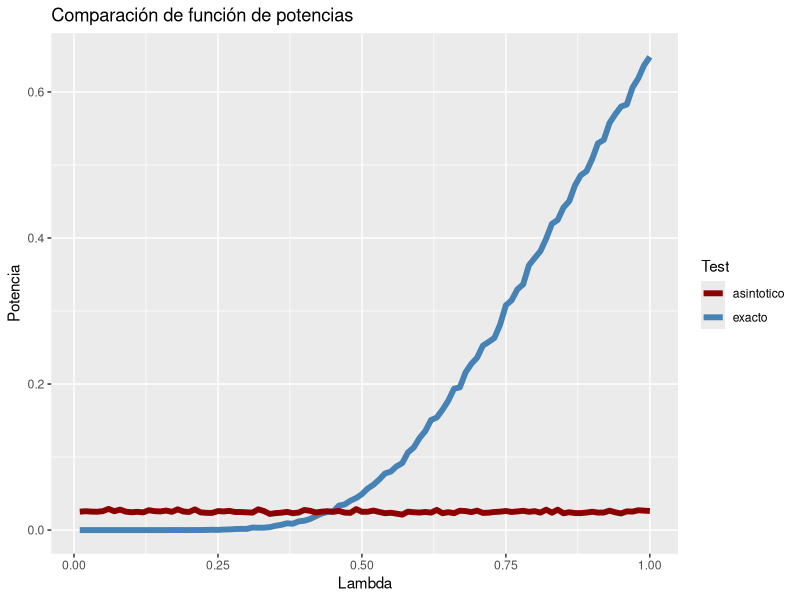

The R source for this figure:
## ---- chunk 1

rechazo_exacto <- function(n, lambda, alpha) {
  muestra <- rexp(n, rate = lambda)
  T_1 <- sum(muestra)
  return(T_1 < qchisq(alpha, 2 * n))
}

# Simulation
N_replications <- 10000
sample_sizes <- c(10, 30, 100, 1000)
lambda <- 0.5
alpha <- 0.05

alphas_exacto <- numeric(length(sample_sizes))

for (i in seq_along(sample_sizes)) {
  n <- sample_sizes[i]
  simulaciones_rechazo <- replicate(N_replications, rechazo_exacto(n, lambda, alpha))
  alpha_test <- mean(simulaciones_rechazo)
  alphas_exacto[i] <- alpha_test
}

## ---- chunk 2

rechazo_asintotico <- function(n, lambda, alpha) {
  muestra <- rexp(n, rate = lambda)
  mu <- n/lambda
  var <- sqrt(n/lambda^2)
  T_2 <- (sum(muestra)-mu)/var
  return(T_2 < qnorm(alpha))
}

# Simulation
N_replications <- 10000
sample_sizes <- c(10, 30, 100, 1000)
lambda <- 0.5
alpha <- 0.05

alphas_asintotico <- numeric(length(sample_sizes))

for (i in seq_along(sample_sizes)) {
  n <- sample_sizes[i]
  simulaciones_rechazo_asintotico <- replicate(N_replications, rechazo_asintotico(n, lambda, alpha))
  alpha_test_asintotico <- mean(simulaciones_rechazo_asintotico)
  alphas_asintotico[i] <- alpha_test_asintotico
}

## ---- chunk 3
library(knitr)
alphas <- data.frame(n = sample_sizes, exacto = alphas_exacto, asintotico = alphas_asintotico)

kable(alphas,caption = "Comparación de niveles empíricos para ambos métodos ")

## ---- chunk 4
n = 10

grilla_lambdas <- seq(0.01, 1, length.out = 100)

potencia_exacto  <- numeric(length(grilla_lambdas))
potencia_asintotico  <- numeric(length(grilla_lambdas))

for (i in seq_along(grilla_lambdas)) {
 lambda <- grilla_lambdas[i]
    simulaciones_rechazo_exacto <- replicate(N_replications, rechazo_exacto(n, lambda, alpha))
  alpha_test_exacto <- mean(simulaciones_rechazo_exacto)
  potencia_exacto[i] <- alpha_test_exacto

  simulaciones_rechazo_asintotico <- replicate(N_replications, rechazo_asintotico(n, lambda, alpha))
  alpha_test_asintotico <- mean(simulaciones_rechazo_asintotico)
  potencia_asintotico[i] <- alpha_test_asintotico
}
## ---- chunk 5
library(ggplot2)
potencias = data.frame(lambda=grilla_lambdas, exacto = potencia_exacto, asintotico=potencia_asintotico)


ggplot(potencias, aes(x=grilla_lambdas)) +
  geom_line(aes(y=exacto, color = "exacto"), size=2)+
  geom_line(aes(y=asintotico, color = "asintotico"), size=2)+
  ggtitle("Comparación de función de potencias") +
  labs(x="Lambda",y="Potencia",color="Test") +
    scale_color_manual(values=c("darkred","steelblue"))
  

